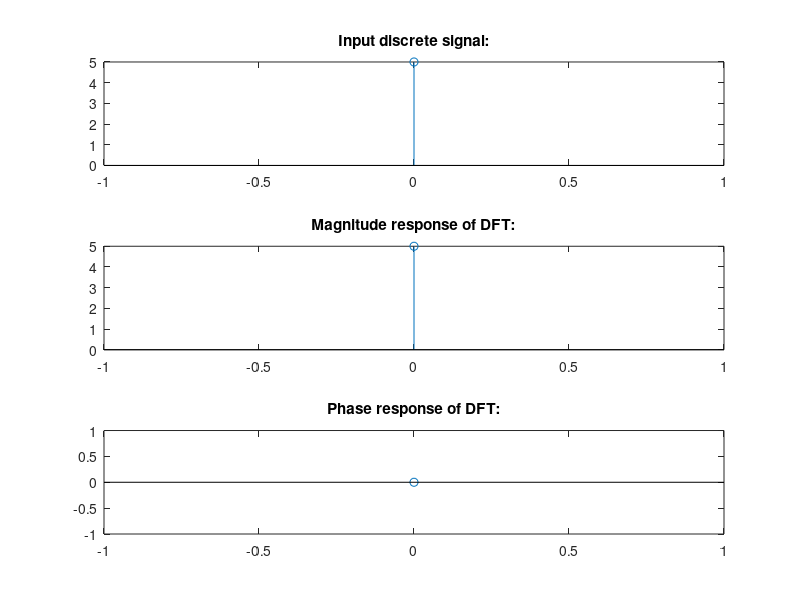

Reproduce this figure in MATLAB. (Note: this script raises an error after producing the figure.)
clc;
clear all;
close all;

% declare and initialize variables
x=input("Enter the sequence:\n");
N=length(x);
X=zeros(N,1);

disp('DFT is: ');
X=fft(x);
X
n=0:N-1;

subplot(311)
stem(n,x)
title("Input discrete signal:")

%grid on;
subplot(312)
stem(n,abs(X))
title("Magnitude response of DFT:")

subplot(313)
stem(n,angle(X))
title("Phase response of DFT:")



% IDFT

disp("IDFT is:")
Y=ifft(X);
Y
subplot(314)
stem(abs(Y))
title("IDFT of X(k):")



